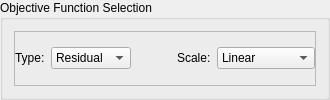
             <widget class="QGroupBox" name="groupBox_5">
              <property name="title">
               <string>Objective Function Selection</string>
              </property>
              <layout class="QGridLayout" name="gridLayout_59">
               <item row="0" column="0">
                <widget class="QFrame" name="frame_9">
                 <property name="frameShape">
                  <enum>QFrame::StyledPanel</enum>
                 </property>
                 <property name="frameShadow">
                  <enum>QFrame::Raised</enum>
                 </property>
                 <layout class="QGridLayout" name="gridLayout_13">
                  <property name="leftMargin">
                   <number>0</number>
                  </property>
                  <property name="topMargin">
                   <number>0</number>
                  </property>
                  <property name="rightMargin">
                   <number>0</number>
                  </property>
                  <property name="bottomMargin">
                   <number>0</number>
                  </property>
                  <property name="horizontalSpacing">
                   <number>6</number>
                  </property>
                  <item row="0" column="1">
                   <widget class="QComboBox" name="obj_fcn_type_box">
                    <item>
                     <property name="text">
                      <string>Residual</string>
                     </property>
                    </item>
                    <item>
                     <property name="text">
                      <string>Bayesian</string>
                     </property>
                    </item>
                   </widget>
                  </item>
                  <item row="0" column="2">
                   <spacer name="horizontalSpacer_35">
                    <property name="orientation">
                     <enum>Qt::Horizontal</enum>
                    </property>
                    <property name="sizeHint" stdset="0">
                     <size>
                      <width>40</width>
                      <height>20</height>
                     </size>
                    </property>
                   </spacer>
                  </item>
                  <item row="0" column="0">
                   <widget class="QLabel" name="label_6">
                    <property name="text">
                     <string>Type:</string>
                    </property>
                   </widget>
                  </item>
                  <item row="0" column="3">
                   <widget class="QLabel" name="label_3">
                    <property name="text">
                     <string>Scale:</string>
                    </property>
                   </widget>
                  </item>
                  <item row="0" column="4">
                   <widget class="QComboBox" name="obj_fcn_scale_box">
                    <item>
                     <property name="text">
                      <string>Linear</string>
                     </property>
                    </item>
                    <item>
                     <property name="text">
                      <string>Log</string>
                     </property>
                    </item>
                    <item>
                     <property name="text">
                      <string>AbsoluteLog</string>
                     </property>
                    </item>
                    <item>
                     <property name="text">
                      <string>Bisymlog</string>
                     </property>
                    </item>
                   </widget>
                  </item>
                 </layout>
                </widget>
               </item>
              </layout>
             </widget>
